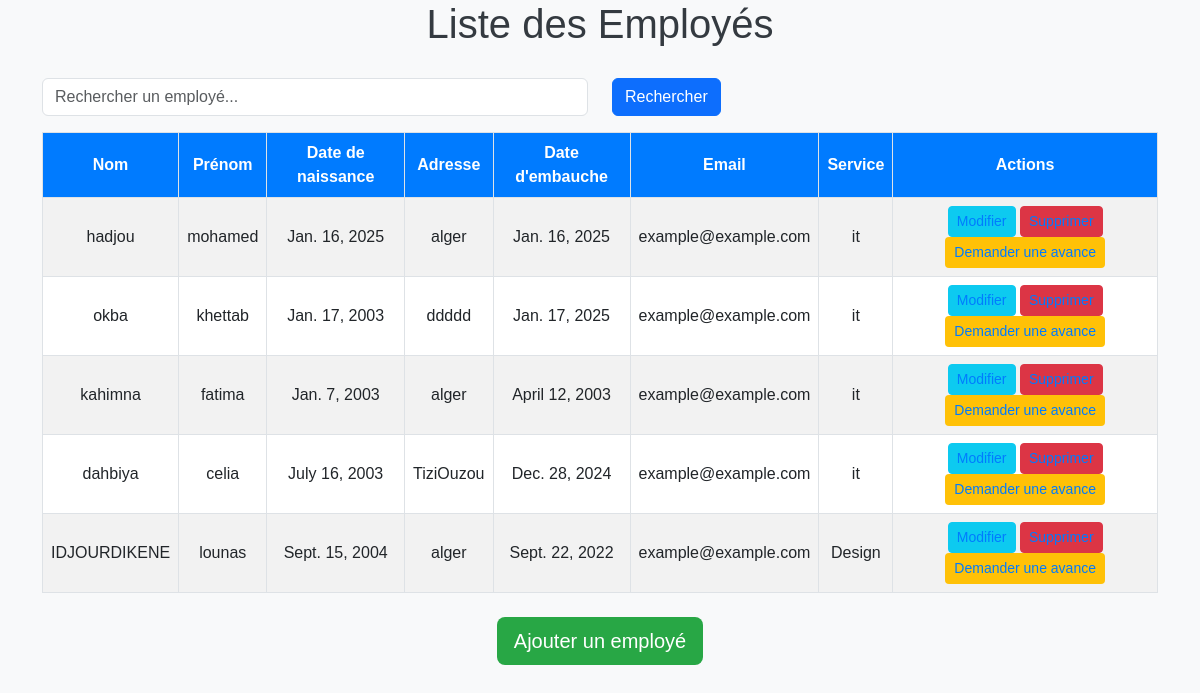
The app's page /employe/ with its own data.
### admin_rh/models.py (models this page shows, shortened)
class Employe(models.Model):
    nom = models.CharField(max_length=50)
    prenom = models.CharField(max_length=50)
    sexe = models.CharField(max_length=10,choices=[('M', 'HOMME'), ('F', 'FEMME')],default='M')
    adresse=models.CharField(max_length=250)
    date_naissance = models.DateField()
    email = models.EmailField(max_length=100)
    date_embauche = models.DateField()
    service = models.ForeignKey(Service, on_delete=models.CASCADE,related_name="rel_emp")

class Service(models.Model):
    nom_service = models.CharField(max_length=50)
    description = models.CharField(max_length=50)
    def __str__(self):
        return self.nom_service

### admin_rh/views.py (the view)
# urls.py: path('employe/',views.afficherEmploye,name='empList'),
def afficherEmploye(request):
    employe= Employe.objects.all()
    return render(request,'testdjango.html',{'Employes':employe})

### admin_rh/templates/testdjango.html (shortened to what this page needs)
<!DOCTYPE html>
<html lang="fr">
<head>
    <link href="https://cdn.jsdelivr.net/npm/bootstrap@5.3.0-alpha1/dist/css/bootstrap.min.css" rel="stylesheet">
</head>
<body>
    <h1>Liste des Employés</h1>
    <div class="container">
        <form method="GET" action="{% url 'rechercheList' %}">
            <div class="row mb-3">
                <div class="col-md-6">
                    <input type="text" class="form-control" name="search" placeholder="Rechercher un employé..." value="{{ request.GET.search }}">
                </div>
                <div class="col-md-3">
                    <button type="submit" class="btn btn-primary">Rechercher</button>
                </div>
            </div>
        </form>
        <table class="table table-striped table-hover">
            <thead>
                <tr>
                    <th>Nom</th>
                    <th>Prénom</th>
                    <th>Date de naissance</th>
                    <th>Adresse</th>
                    <th>Date d'embauche</th>
                    <th>Email</th>
                    <th>Service</th>
                    <th>Actions</th>
                </tr>
            </thead>
            <tbody>
                {% for x in Employes %}
                    <tr>
                        <td>{{ x.nom }}</td>
                        <td>{{ x.prenom }}</td>
                        <td>{{ x.date_naissance }}</td>
                        <td>{{ x.adresse }}</td>
                        <td>{{ x.date_embauche }}</td>
                        <td>{{ x.email }}</td>
                        <td>{{ x.service }}</td>
                        <td>
                            <a href="{% url 'editemp' x.id %}" class="btn btn-info btn-sm">Modifier</a>
                            <a href="{% url 'delemp' x.id %}" class="btn btn-danger btn-sm">Supprimer</a>
                            <a href="{% url 'demande_massrouf' x.id %}" class="btn btn-advance btn-sm">
                                Demander une avance
                            </a>
                        </td>
                    </tr>
                {% endfor %}
            </tbody>
        </table>
        <div class="text-center mt-4">
            <a href="{% url 'addemp' %}" class="btn btn-custom btn-lg">Ajouter un employé</a>
        </div>
    </div>
</body>
</html>

### admin_rh/templates/testdjango.html (style rules this page uses)
body { background-color: #f8f9fa; font-family: Arial, sans-serif; }
h1 { margin-bottom: 30px; color: #343a40; text-align: center; font-size: 2.5rem; }
table { margin: 0 auto; width: 90%; }
th, td { text-align: center; vertical-align: middle; }
.table th, .table td { border: 1px solid #dee2e6; }
.table th { background-color: #007bff; color: white; }
.table td a { text-decoration: none; color: #007bff; }
.btn-custom { background-color: #28a745; color: white; }
.btn-advance { background-color: #ffc107; color: white; }

### records on screen
Employe: nom "hadjou", prenom "mohamed", date_naissance "Jan. 16, 2025", adresse "alger", date_embauche "Jan. 16, 2025", email "example@example.com", service "it"
Employe: nom "okba", prenom "khettab", date_naissance "Jan. 17, 2003", adresse "ddddd", date_embauche "Jan. 17, 2025", email "example@example.com", service "it"
Employe: nom "kahimna", prenom "fatima", date_naissance "Jan. 7, 2003", adresse "alger", date_embauche "April 12, 2003", email "example@example.com", service "it"
Employe: nom "dahbiya", prenom "celia", date_naissance "July 16, 2003", adresse "TiziOuzou", date_embauche "Dec. 28, 2024", email "example@example.com", service "it"
Employe: nom "IDJOURDIKENE", prenom "lounas", date_naissance "Sept. 15, 2004", adresse "alger", date_embauche "Sept. 22, 2022", email "example@example.com", service "Design"
